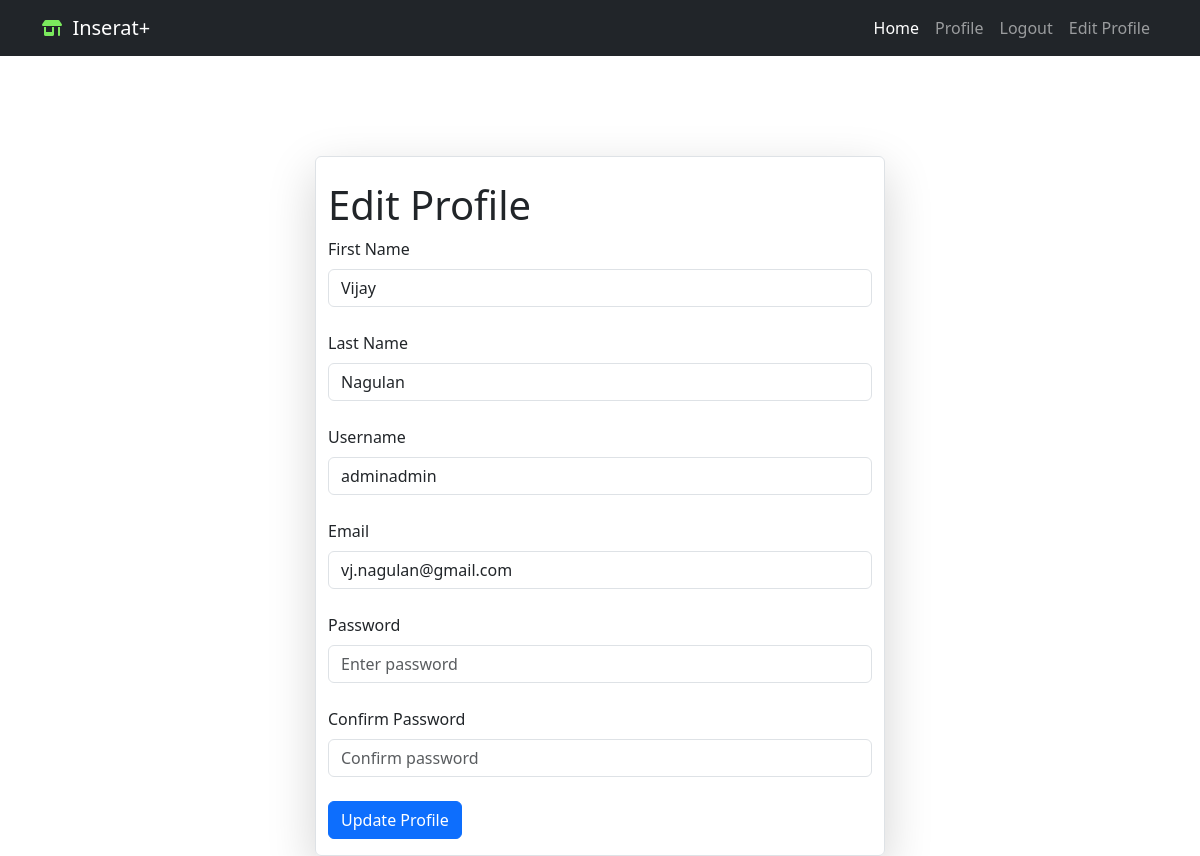
Screenshot of /edit_profile (signed in) with the database file from the repository.
### app/models/login.py (models this page shows, shortened)
class User(db.Model, UserMixin):
    id = db.Column(db.Integer, primary_key=True)
    first_name = db.Column(db.String(50), nullable=False)
    last_name = db.Column(db.String(50), nullable=False)
    username = db.Column(db.String(20), unique=True, nullable=False)
    email = db.Column(db.String(120), unique=True, nullable=False)
    password_hash = db.Column(db.String(128), nullable=False)
    user_adedd = db.Column(db.DateTime, default=datetime.utcnow)
    last_seen = db.Column(db.DateTime, default=datetime.utcnow)

### app/routes.py (the view)
@app.route('/edit_profile', methods=['GET', 'POST'])
@login_required
def edit_profile():
    form = ProfileEditForm(current_user.username)
    if form.validate_on_submit():
        current_user.first_name = form.first_name.data
        current_user.last_name = form.last_name.data
        current_user.username = form.username.data
        current_user.email = form.email.data
        current_user.set_password(form.password.data)
        db.session.commit()
        flash('Your profile has been updated!', 'success')
        return redirect(url_for('user', username=current_user.username))
    elif request.method == 'GET':
        form.first_name.data = current_user.first_name
        form.last_name.data = current_user.last_name
        form.username.data = current_user.username
        form.email.data = current_user.email
    return render_template('edit_profile.html', title='Edit Profile', form=form)

### app/forms/profileedit.py (shortened to what this page needs)
class ProfileEditForm(FlaskForm):
    first_name = StringField('First Name', validators=[DataRequired()])
    last_name = StringField('Last Name', validators=[DataRequired()])
    username = StringField('Username', validators=[DataRequired()])
    email = StringField('Email', validators=[DataRequired(), Email()])
    password = PasswordField('Password', validators=[DataRequired()])
    confirm_password = PasswordField('Confirm Password', validators=[DataRequired(), EqualTo('password')])
    submit = SubmitField('Update Profile')
    def __init__(self, original_username, *args, **kwargs):
        super(ProfileEditForm, self).__init__(*args, **kwargs)
        self.original_username = original_username

### app/models/login.py (called while the page is built)
@login.user_loader
def load_user(id):
    return User.query.get(int(id))

### app/routes.py (called while the page is built)
@app.before_request
def before_request():
    if current_user.is_authenticated:
        current_user.last_seen = datetime.utcnow()
        db.session.commit()

### app/templates/edit_profile.html (shortened to what this page needs)
{% extends "base.html" %}
{% block content %}
<div class="container custom-container">
  <div class="row justify-content-center">
    <div class="col-md-6 border rounded shadow-lg">
<h1>Edit Profile</h1>
    <form method="POST" action="{{ url_for('edit_profile') }}">
      <div class="form-group">
        {{ form.first_name.label(class="form-label") }}
        {{ form.first_name(class_="form-control", placeholder="Enter first name") }}
      </div>
      <br>
      <div class="form-group">
        {{ form.last_name.label(class="form-label") }}
        {{ form.last_name(class_="form-control", placeholder="Enter last name") }}
      </div>
      <br>
      <div class="form-group">
        {{ form.username.label(class="form-label") }}
        {{ form.username(class_="form-control", placeholder="Enter username", **{'oninput': "this.value = this.value.toLowerCase();"}) }}
      </div>
      <br>
      <div class="form-group">
        {{ form.email.label(class="form-label") }}
        {{ form.email(class_="form-control", placeholder="Enter email") }}
      </div>
      <br>
      <div class="form-group">
        {{ form.password.label(class="form-label") }}
        {{ form.password(class_="form-control", placeholder="Enter password") }}
      </div>
      <br>
      <div class="form-group">
        {{ form.confirm_password.label(class="form-label") }}
        {{ form.confirm_password(class_="form-control", placeholder="Confirm password") }}
      </div>
      <br>
      <button type="submit" class="btn btn-primary">Update Profile</button>
    </form>
    </div>
  </div>
</div>
{% endblock %}

### app/templates/edit_profile.html (style rules this page uses)
.custom-container { margin-top: 50px; }

### rows the page displays
User: first_name "Vijay", last_name "Nagulan", username "adminadmin", email "vj.nagulan@gmail.com"
